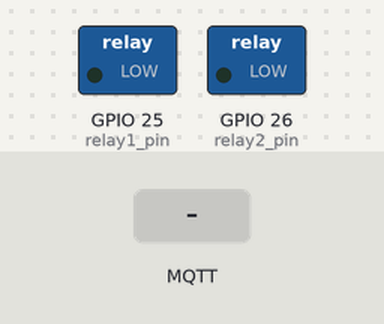
Recording of a sketch running on a simulated ESP32. Parts: switched loads named in the sketch (green lamp = pin HIGH). Inputs (shaded band) come from the test bench. WiFi joins after 1.5 s; servers stay silent unless stated; network time is answered at once with the bench clock; the local clock reads 2024-03-15 10:24:30 at power-on unless the sketch sets it; no MQTT or app messages arrive unless stated; what the sketch prints to the serial monitor is not drawn.

Above: at 2.7 s.
2.8 s: MQTT message "1" arrives on the second subscribed topic
At 4.3 s:
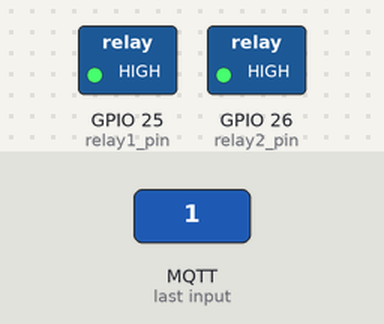
7.1 s: MQTT message "1" arrives on the third subscribed topic
At 8.6 s:
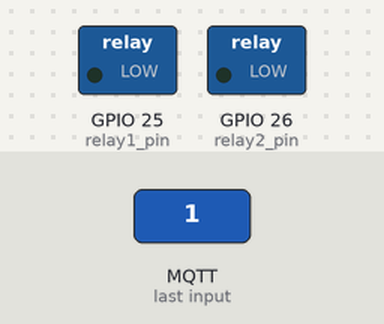
Timing chart, 0 to 10.1 s (numbered marks = the images above; inputs shaded):
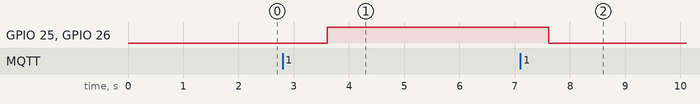

Measured:
- after the input at 2.8 s, GPIO 25 (relay1_pin), GPIO 26 (relay2_pin): LOW → HIGH after 0.81 s
- after the input at 7.1 s, GPIO 25 (relay1_pin), GPIO 26 (relay2_pin): HIGH → LOW after 0.51 s

The sketch:

sketch_apr18a.ino
```cpp
#include <WiFi.h>
#include <PubSubClient.h>
#include <OneWire.h>
#include <DallasTemperature.h>
#include <NTPClient.h>
#include <WiFiUdp.h>

// WiFi credentials
const char* ssid = "YOUR_WIFI_SSID";
const char* password = "YOUR_WIFI_PASSWORD";

// MQTT Broker
const char* mqtt_server = "YOUR_MQTT_BROKER";
const int mqtt_port = 1883;

// MQTT Topics
const char* time_topic = "iTamba/sensor/set_time";
const char* test_on_topic = "iTamba/feeder/teste/on";
const char* test_off_topic = "iTamba/feeder/teste/off";
const char* temp_topic = "iTamba/temperature";

// Pin definitions
const int relay1_pin = 25;
const int relay2_pin = 26;
const int temp_sensor_pin = 15;

// Default feeding times (6:00, 12:00, 18:00)
const int default_hours[3] = {6, 12, 18};
const int default_minutes[3] = {0, 0, 0};

// Variables to store feeding times
int feeding_hours[3] = {6, 12, 18};  // Initialize with default times
int feeding_minutes[3] = {0, 0, 0};  // Initialize with default times

// Temperature sensor setup
OneWire oneWire(temp_sensor_pin);
DallasTemperature sensors(&oneWire);

// NTP setup
WiFiUDP ntpUDP;
NTPClient timeClient(ntpUDP, "pool.ntp.org");

WiFiClient espClient;
PubSubClient client(espClient);

// Temperature reading interval (in milliseconds)
const unsigned long temp_interval = 30000; // 30 seconds
unsigned long last_temp_read = 0;

// Time synchronization interval (in milliseconds)
const unsigned long time_sync_interval = 3600000; // 1 hour
unsigned long last_time_sync = 0;

void setup_wifi() {
  delay(10);
  Serial.println();
  Serial.print("Connecting to ");
  Serial.println(ssid);

  WiFi.begin(ssid, password);

  while (WiFi.status() != WL_CONNECTED) {
    delay(500);
    Serial.print(".");
  }

  Serial.println("");
  Serial.println("WiFi connected");
  Serial.println("IP address: ");
  Serial.println(WiFi.localIP());
}

void callback(char* topic, byte* payload, unsigned int length) {
  String message = "";
  for (int i = 0; i < length; i++) {
    message += (char)payload[i];
  }

  if (String(topic) == time_topic) {
    // Parse the time string (format: "HH:MM,HH:MM,HH:MM")
    int index = 0;
    int lastIndex = 0;
    for (int i = 0; i < 3; i++) {
      index = message.indexOf(',', lastIndex);
      String timeStr;
      if (index == -1) {
        timeStr = message.substring(lastIndex);
      } else {
        timeStr = message.substring(lastIndex, index);
        lastIndex = index + 1;
      }

      // Parse hours and minutes
      int colonIndex = timeStr.indexOf(':');
      if (colonIndex != -1) {
        feeding_hours[i] = timeStr.substring(0, colonIndex).toInt();
        feeding_minutes[i] = timeStr.substring(colonIndex + 1).toInt();
      }
    }
    Serial.println("Feeding times updated");
  }
  else if (String(topic) == test_on_topic && message == "1") {
    digitalWrite(relay1_pin, HIGH);
    digitalWrite(relay2_pin, HIGH);
    Serial.println("Test ON - Relays activated");
  }
  else if (String(topic) == test_off_topic) {
    digitalWrite(relay1_pin, LOW);
    digitalWrite(relay2_pin, LOW);
    Serial.println("Test OFF - Relays deactivated");
  }
}

void reconnect() {
  while (!client.connected()) {
    Serial.print("Attempting MQTT connection...");
    if (client.connect("ESP32FishFeeder")) {
      Serial.println("connected");
      client.subscribe(time_topic);
      client.subscribe(test_on_topic);
      client.subscribe(test_off_topic);
    } else {
      Serial.print("failed, rc=");
      Serial.print(client.state());
      Serial.println(" try again in 5 seconds");
      delay(5000);
    }
  }
}

void setup() {
  Serial.begin(115200);

  // Initialize temperature sensor
  sensors.begin();

  // Set relay pins as output
  pinMode(relay1_pin, OUTPUT);
  pinMode(relay2_pin, OUTPUT);

  // Initialize relays to LOW
  digitalWrite(relay1_pin, LOW);
  digitalWrite(relay2_pin, LOW);

  setup_wifi();

  // Initialize NTP client
  timeClient.begin();
  timeClient.setTimeOffset(-3 * 3600); // Adjust for your timezone (e.g., -3 for Brazil)
  timeClient.update();

  client.setServer(mqtt_server, mqtt_port);
  client.setCallback(callback);
}

void syncTime() {
  unsigned long currentMillis = millis();

  if (currentMillis - last_time_sync >= time_sync_interval) {
    timeClient.update();
    last_time_sync = currentMillis;
    Serial.println("Time synchronized with NTP server");
  }
}

void checkFeedingTime() {
  syncTime();
  int currentHour = timeClient.getHours();
  int currentMinute = timeClient.getMinutes();

  for (int i = 0; i < 3; i++) {
    if (currentHour == feeding_hours[i] && currentMinute == feeding_minutes[i]) {
      // Activate relays for feeding
      digitalWrite(relay1_pin, HIGH);
      digitalWrite(relay2_pin, HIGH);
      delay(1000); // Keep relays on for 1 second
      digitalWrite(relay1_pin, LOW);
      digitalWrite(relay2_pin, LOW);
      Serial.println("Feeding time!");
    }
  }
}

void readAndPublishTemperature() {
  unsigned long currentMillis = millis();

  if (currentMillis - last_temp_read >= temp_interval) {
    sensors.requestTemperatures();
    float temperature = sensors.getTempCByIndex(0);

    if (temperature != DEVICE_DISCONNECTED_C) {
      char tempString[8];
      dtostrf(temperature, 6, 2, tempString);
      client.publish(temp_topic, tempString);
      Serial.print("Temperature published: ");
      Serial.println(temperature);
    }

    last_temp_read = currentMillis;
  }
}

void loop() {
  if (!client.connected()) {
    reconnect();
  }
  client.loop();

  checkFeedingTime();
  readAndPublishTemperature();
  delay(1000); // Check every second
} 
```
